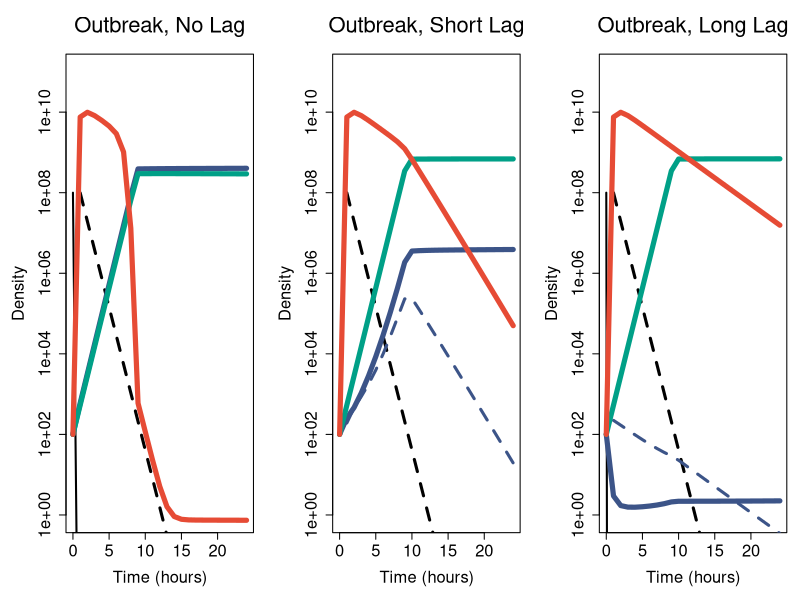
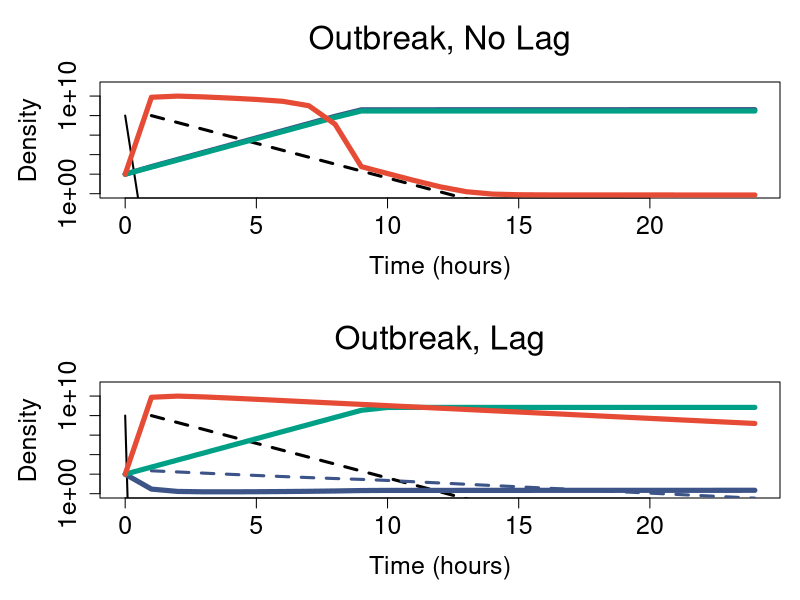
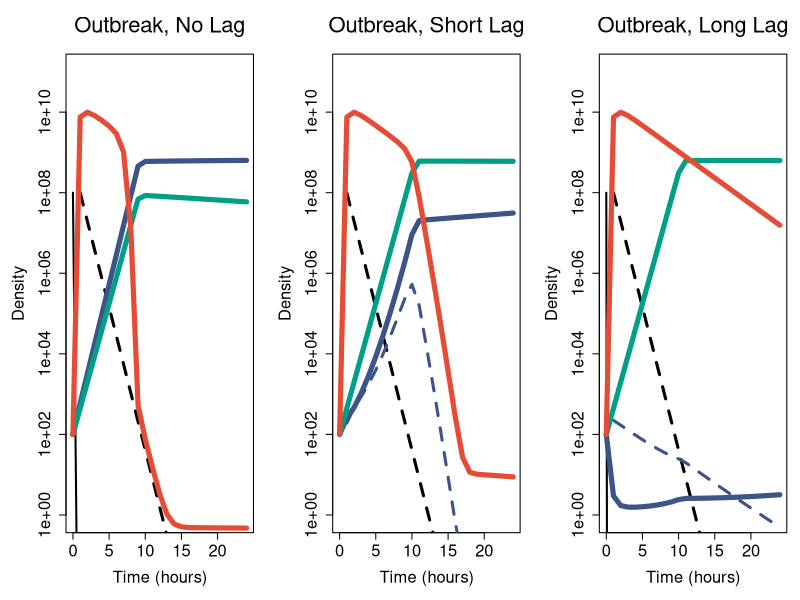
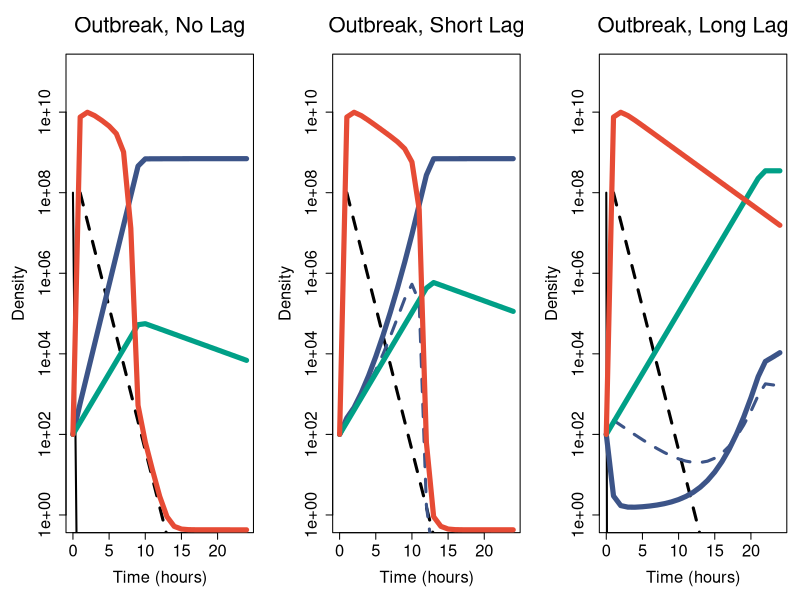

These figures' R source, in order:

# JLW -2020

# Early infection dynamics during an outbreak (24 hrs w/ susceptible initial population)
# Panels A, B, C

# Load Packages
library(deSolve)
library(ggsci)
library(scales)

# Lag System
autoimmunitySystem <- function(t, state, parameters) {
  with(as.list(c(state, parameters)),{
    # rate of change
    V <- max(V,0)
    U <- max(U,0)
    D <- max(D,0)
    SM <- max(SM,0)
    I <- max(I,0)
    Id <- max(Id,0)
    dR <- w*(r0-R) - e*v*R*(U+D+SM)/(z+R)
    dU <- (v*R/(z+R) - delta*V - w)*U
    dI <- (1-mu)*delta*U*V - gam*I - w*I
    dD <- (v*R/(z+R) - w - delta*V)*D + mu*delta*V*U + phi*Id
    dId <-  delta*D*V - phi*Id - w*Id
    dSM <- ((1-kappa)*v*R/(z+R) - w)*SM
    dV <- w*(v0-V) + beta*gam*I - delta*(U+D)*V
    
    # return the rate of change
    list(c(dR,dU,dI,dD,dId,dSM,dV))
  }) # end with(as.list ...
}

# System of ODEs w/out lag
autoimmunitySystemNoLag <- function(t, state, parameters) {
  with(as.list(c(state, parameters)),{
    # rate of change
    V <- max(V,0)
    U <- max(U,0)
    D <- max(D,0)
    SM <- max(SM,0)
    I <- max(I,0)
    Id <- max(Id,0)
    dR <- w*(r0-R) - e*v*R*(U+D+SM)/(z+R)
    dU <- (v*R/(z+R) - delta*V - w)*U
    dI <- (1-mu)*delta*U*V - gam*I - w*I
    dD <- (v*R/(z+R) - w)*D + mu*delta*V*U
    dId <-  0
    dSM <- ((1-kappa)*v*R/(z+R) - w)*SM
    dV <- w*(v0-V) + beta*gam*I - delta*(U+D)*V
    
    # return the rate of change
    list(c(dR,dU,dI,dD,dId,dSM,dV))
  }) # end with(as.list ...
}

# Helper function to change parameters
getParameters <- function(w=0.3,
                r0=350,
                e=5e-7,
                v=2,
                z=1,
                mu=1e-7,
                delta=1e-7,
                gam=4/3,
                beta=80,
                v0=0,
                phi=4/3,
                xi=1/6,
                kappa=0.05){
  parameters <- c(w=w,
                  r0=r0,
                  e=e,
                  v=v,
                  z=z,
                  delta=delta,
                  mu=mu,
                  gam=gam,
                  beta=beta,
                  v0=v0,
                  phi=phi,
                  xi=xi,
                  kappa=kappa)
  return(parameters)
}

# Helper function to change initial conditions
getInitial <- function(R=350,
                       U=1e8,
                       I=0,
                       D=100,
                       Id=0,
                       SM=100,
                       V=0){
  state <- c(R=R,
             U=U,
             I=I,
             D=D,
             Id=Id,
             SM=SM,
             V=V)
  return(state)
}

# Helper function to plot model output
plotOut <- function(out,main=""){
  par(mar=c(5.1, 5, 4.1, 1))
  plot(out[,"time"],out[,"U"],type="l",
       log="y",ylim=c(1,1e11),lwd=2,main=main,
       xlab="Time (hours)",ylab="Density",
       cex.axis=1.5,cex.lab=1.5,cex.main=2)
  lines(out[,"time"],out[,"I"],col="black",lty=2,lwd=3)
  lines(out[,"time"],out[,"D"],col=pal_npg("nrc")(6)[4],lwd=5)
  lines(out[,"time"],out[,"Id"],col=pal_npg("nrc")(6)[4],lty=2,lwd=3)
  lines(out[,"time"],out[,"SM"],col=pal_npg("nrc")(6)[3],lwd=5)
  lines(out[,"time"],out[,"V"],col=pal_npg("nrc")(6)[1],lwd=5)
  par(mar=c(5.1, 4.1, 4.1, 2.1))
}


# Time range and initial conditions for numerical soln
times <- seq(0, 24, by = 1)
state <- getInitial(V=100)

# Run model w/ no, short, long lags
parameters <- getParameters(v0=100,kappa=0.01,phi=10)
out_immunization_longlag <- ode(y = state, 
           times = times, 
           func = autoimmunitySystem, 
           parms = parameters,
           method="lsoda")
parameters <- getParameters(v0=100,kappa=0.01,phi=1e3)
out_immunization_shortlag <- ode(y = state, 
           times = times, 
           func = autoimmunitySystem, 
           parms = parameters,
           method="lsoda")
parameters <- getParameters(v0=100,kappa=0.01,phi=0)
out_immunization_nolag <- ode(y = state, 
           times = times, 
           func = autoimmunitySystemNoLag, 
           parms = parameters,
           method="lsoda")

#save model output
setwd("~/immunelag/Fig4")
save(out_immunization_nolag,
     out_immunization_shortlag,
     out_immunization_longlag,
     file = "immunizationlag.RData")

# Plot
setwd("~/immunelag/Fig4")
pdf(paste0("ImmunizationLag.pdf"),width=12,height=4)
par(mfrow=c(1,3))
plotOut(out_immunization_nolag,main=expression("Outbreak, No Lag"))
plotOut(out_immunization_shortlag,main=expression("Outbreak, Short Lag"))
plotOut(out_immunization_longlag,main=expression("Outbreak, Long Lag"))
par(mfrow=c(1,3))
dev.off()


# Plot
setwd("~/immunelag/Fig4")
pdf(paste0("ImmunizationLag_slides.pdf"),width=4,height=8)
par(mfrow=c(2,1))
plotOut(out_immunization_nolag,main=expression("Outbreak, No Lag"))
plotOut(out_immunization_longlag,main=expression("Outbreak, Lag"))
par(mfrow=c(1,1))
dev.off()


# Very costly surface mutant (kappa = 0.1, otherwise same as above)

parameters <- getParameters(v0=100,kappa=0.1,phi=10)
out_immunization_longlag_costlysm <- ode(y = state, 
                                times = times, 
                                func = autoimmunitySystem, 
                                parms = parameters,
                                method="lsoda")
parameters <- getParameters(v0=100,kappa=0.1,phi=1e3)
out_immunization_shortlag_costlysm <- ode(y = state, 
                                 times = times, 
                                 func = autoimmunitySystem, 
                                 parms = parameters,
                                 method="lsoda")
parameters <- getParameters(v0=100,kappa=0.1,phi=0)
out_immunization_nolag_costlysm <- ode(y = state, 
                              times = times, 
                              func = autoimmunitySystemNoLag, 
                              parms = parameters,
                              method="lsoda")


setwd("~/immunelag/Fig4")
pdf(paste0("ImmunizationLag_costly.pdf"),width=12,height=4)
par(mfrow=c(1,3))
plotOut(out_immunization_nolag_costlysm,main=expression("Outbreak, No Lag"))
plotOut(out_immunization_shortlag_costlysm,main=expression("Outbreak, Short Lag"))
plotOut(out_immunization_longlag_costlysm,main=expression("Outbreak, Long Lag"))
par(mfrow=c(1,3))
dev.off()

parameters <- getParameters(v0=100,kappa=0.5,phi=10)
out_immunization_longlag_verycostlysm <- ode(y = state, 
                                             times = times, 
                                             func = autoimmunitySystem, 
                                             parms = parameters,
                                             method="lsoda")
parameters <- getParameters(v0=100,kappa=0.5,phi=1e3)
out_immunization_shortlag_verycostlysm <- ode(y = state, 
                                              times = times, 
                                              func = autoimmunitySystem, 
                                              parms = parameters,
                                              method="lsoda")
parameters <- getParameters(v0=100,kappa=0.5,phi=0)
out_immunization_nolag_verycostlysm <- ode(y = state, 
                                           times = times, 
                                           func = autoimmunitySystemNoLag, 
                                           parms = parameters,
                                           method="lsoda")

setwd("~/immunelag/Fig4")
pdf(paste0("ImmunizationLag_verycostly.pdf"),width=12,height=4)
par(mfrow=c(1,3))
plotOut(out_immunization_nolag_verycostlysm,main=expression("Outbreak, No Lag"))
plotOut(out_immunization_shortlag_verycostlysm,main=expression("Outbreak, Short Lag"))
plotOut(out_immunization_longlag_verycostlysm,main=expression("Outbreak, Long Lag"))
par(mfrow=c(1,3))
dev.off()
